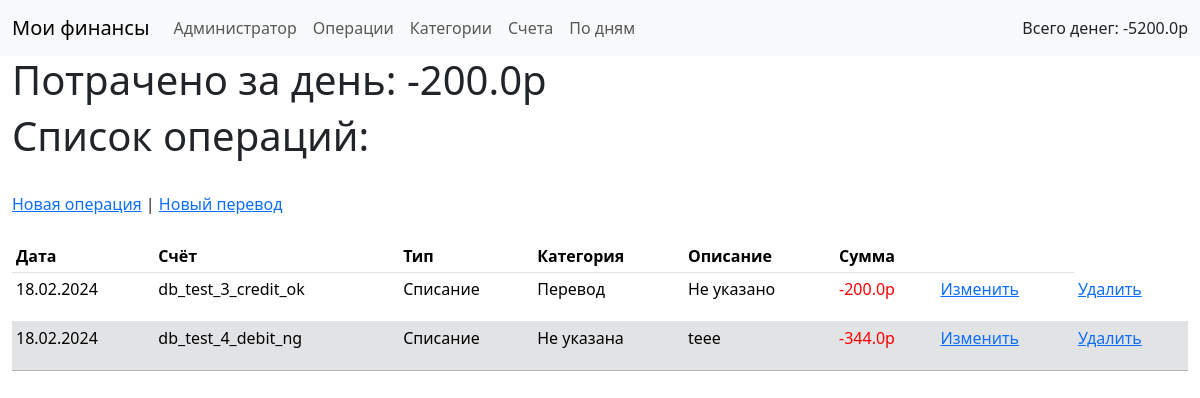
The page /operation/list/2024-02-18 (signed in) on the database as committed earlier.
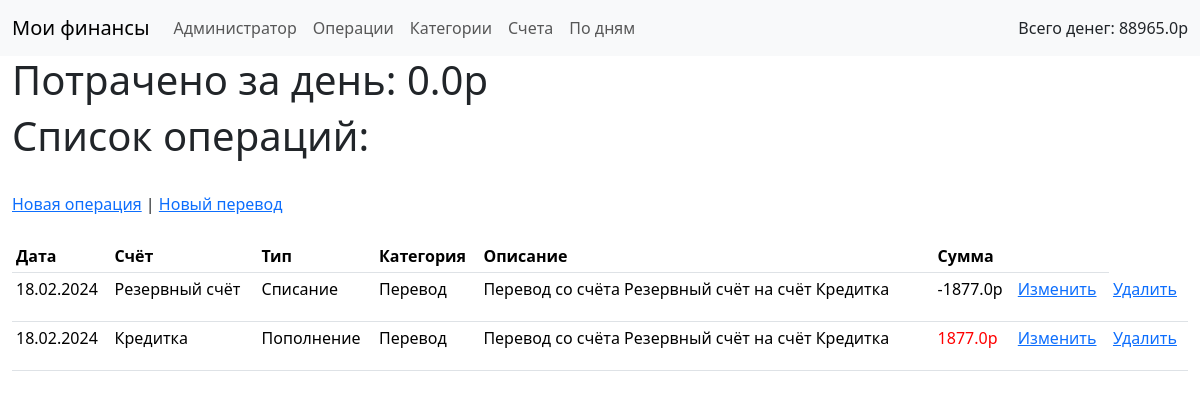
The same page on the database as committed later.
### babosiki/models.py (models this page shows, shortened)
class Operation(models.Model):
    date = models.DateField(default=timezone.now,
                            verbose_name='Дата',)
    account = models.ForeignKey('Account',
                                on_delete=models.CASCADE,
                                verbose_name='Счёт',)
    INCOME = 1
    OUTCOME = -1
    TYPES =(
    (INCOME, "Пополнение"),
    (OUTCOME, "Расход"),)
    type = models.IntegerField(choices = TYPES,
                                verbose_name='Тип',)
    category = models.ForeignKey('Category',
                                on_delete=models.SET_NULL,
                                verbose_name='Категория',
                                blank=True,
                                null=True,)
    description = models.CharField(max_length=128,
                                    verbose_name='Описание',
                                    blank=True,
                                    null=True,)
    value = models.FloatField(verbose_name='Сумма',)
    class Meta:
        verbose_name_plural = 'Операции'
        verbose_name = 'Операция'
        ordering = ['date']

class Account(models.Model):
    user = models.ForeignKey( settings.AUTH_USER_MODEL,
                              on_delete=models.CASCADE,
                              verbose_name='Пользователь',)
    name = models.CharField(max_length=32,
                            verbose_name='Имя счёта',)
    comment =  models.CharField(max_length=128,
                                verbose_name='Комментарий',
                                blank=True,
                                null=True,)
    DEBIT = 1
    CREDIT = -1
    TYPES =(
    (DEBIT, "Дебетовый"),
    (CREDIT, "Кредитный"),)
    type = models.IntegerField(choices = TYPES,
                            verbose_name='Тип',)
    initial_balance = models.FloatField(verbose_name='Начальный баланс',)
    calculated = models.BooleanField(default=True,
                                  verbose_name='Используется в расчётах',)
    def __str__(self):
        return self.name
    class Meta:
        verbose_name_plural = 'Счёт'
        verbose_name = 'Счета'

class Category(models.Model):
    name = models.CharField(max_length = 32,
                            verbose_name = 'Название категории',)
    def __str__(self):
        return self.name
    class Meta:
        verbose_name_plural = 'Категории'
        verbose_name = 'Категория'

### babosiki/views.py (the view)
# urls.py: path('operation/list/<str:date>', OperationDailyListView.as_view(), name='operation_list_daily'),
class OperationDailyListView(LoginRequiredMixin, TemplateView):
    login_url = 'login'
    template_name = "operation_daily_list.html"
    def get_context_data(self, **kwargs):
        date = self.kwargs.get('date', None)
        accounts = Account.objects.filter(user=self.request.user, calculated=True)
        operations = Operation.objects.filter(date=date, account__id__in=accounts.all())
        delta = 0.0
        for operation in operations:
            delta += operation.value*operation.type
        accounts = Account.objects.filter(user=self.request.user)
        operations = Operation.objects.filter(date=date, account__id__in=accounts.all())
        context = super().get_context_data(**kwargs)
        context['operations'] = operations
        context['delta'] = delta
        return context

### babosiki/context_processors.py (called while the page is built)
def global_data(request):
    try:
        accounts = Account.objects.filter(user=request.user, calculated=True)
        total_sum = 0
        for account in accounts:
            operations = Operation.objects.filter(account=account)
            for operation in operations:
                total_sum += operation.value*operation.type
            if account.type == Account.DEBIT:
                total_sum += account.initial_balance
        return {'accounts': Account.objects.all(),
                'total_money': total_sum}
    except TypeError:
        return {}

### templates/operation_daily_list.html (shortened to what this page needs)
{% extends 'master.html' %}
{% block content %}
{% if delta > 0 %}
<h1>Получено за день: {{delta}}р</h1>
{% else %}
<h1>Потрачено за день: {{delta}}р</h1>
{% endif %}
<h1>Список операций:</h1>
<a href="{% url 'operation_create' %}">Новая операция</a> |
<a href="{% url 'operation_transfer' %}">Новый перевод</a>
<table class="table table-sm">
    <thead>
        <tr class="header">
            <th>Дата</th>
            <th>Счёт</th>
            <th>Тип</th>
            <th>Категория</th>
            <th>Описание</th>
            <th>Сумма</th>
            <th></th>
        </tr>
    </thead>
    <tbody>
        {% for operation in operations %}
        {% if operation.account.calculated %}
        <tr>
        {% else %}
        <tr class="table-secondary">
        {% endif %}
            <td>{{ operation.date}}</td>
            <td>
                {{ operation.account }}
            </td>
            <td>
                {% if operation.type == 1 %}
                Пополнение
                {% else %}
                Списание
                {% endif %}
            </td>
            <td>
                {% if operation.category %}
                {{operation.category}}
                {% else %}
                Не указана
                {% endif %}
            </td>
            <td>
                {% if operation.description %}
                {{operation.description}}
                {% else %}
                Не указано
                {% endif %}
            </td>
            <td>
                {% if operation.account.calculated == False or operation.account.type == -1 %}
                <p style="color:hsla(0,100%,50%,1);">
                    {% else %}
                <p style="color:hsla(50%,0,50%,1);">
                    {% endif %}
                    {% if operation.type == 1 %}
                    {{operation.value}}р
                    {% else %}
                    -{{operation.value}}р
                    {% endif %}
                </p>
            </td>
            <td><a href = "{% url 'operation_edit' pk=operation.pk %}">Изменить</a></td>
            <td><a href = "{% url 'operation_delete' pk=operation.pk %}">Удалить</a></td>
        </tr>
        {% endfor %}
    </tbody>
</table>
{% endblock content %}

Rows that differ between the two databases and show on the page:
removed Operation: date "18.02.2024", account "db_test_3_credit_ok", type "Списание", category "Перевод", shows "Не указано", value "200.0"
removed Operation: date "18.02.2024", account "db_test_4_debit_ng", type "Списание", shows "Не указана", description "teee", value "344.0"
added Operation: date "18.02.2024", account "Резервный счёт", type "Списание", category "Перевод", description "Перевод со счёта Резервный счёт на счёт Кредитка", value "1877.0"
added Operation: date "18.02.2024", account "Кредитка", type "Пополнение", category "Перевод", description "Перевод со счёта Резервный счёт на счёт Кредитка", value "1877.0"
Other text that changed with them:
{{ total_money }}: "-5200.0" → "88965.0"
{{ delta }}: "-200.0" → "0.0"
